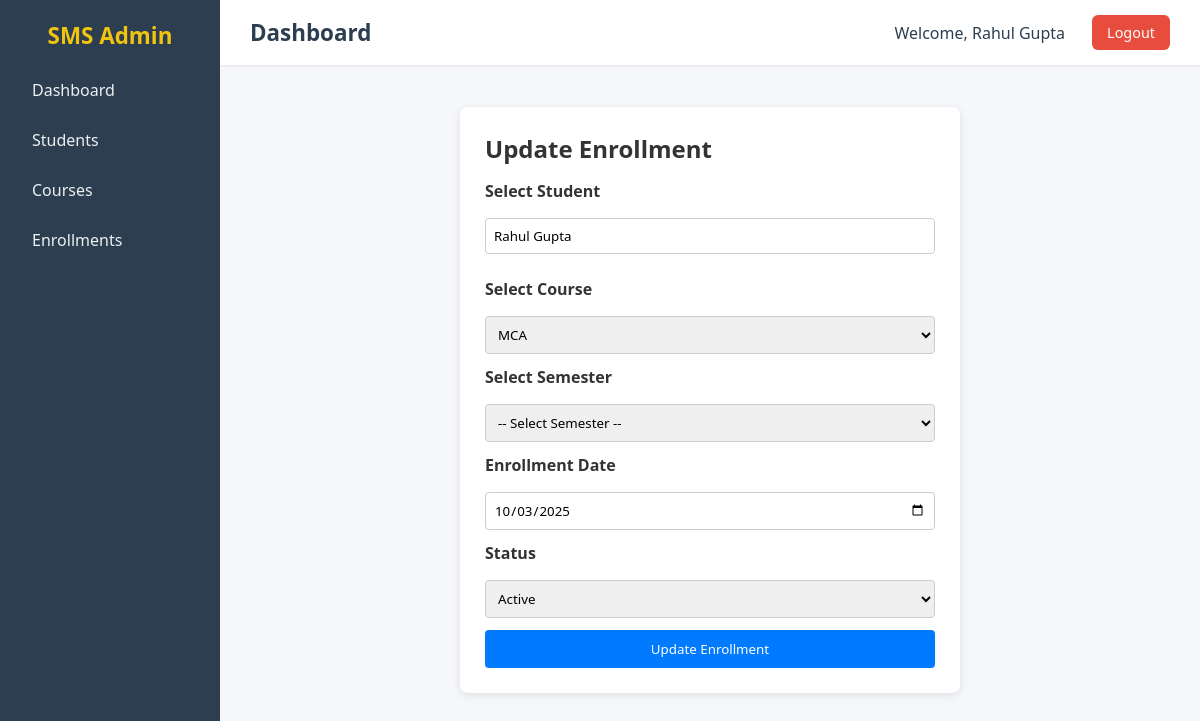
The page /enrollments/1/edit (signed in) on the database its author committed.
### SMS/app/models/sms_models.py (models this page shows)
class User(db.Model):
    __tablename__ = "users"
    id = db.Column(db.Integer,primary_key= True)
    name = db.Column(db.String(100),nullable =False)
    email = db.Column(db.String(80),nullable = False)
    username = db.Column(db.String(80),unique = True,nullable = False)
    password = db.Column(db.String(80),nullable = False)

class Student(db.Model):
    __tablename__ = "students"
    id = db.Column(db.Integer, primary_key=True)
    name = db.Column(db.String(100), nullable=False)
    address = db.Column(db.String(200), nullable=False)
    age = db.Column(db.Integer, nullable=False)
    phone = db.Column(db.String(15), nullable=False)
    email = db.Column(db.String(30), nullable=False, unique=True)
    last_qualification = db.Column(db.String(30))
    enrollments = db.relationship("Enrollment", backref="student", lazy=True)

class Enrollment(db.Model):
    __tablename__ = "enrollments"
    f_date = datetime.date.today()
    id = db.Column(db.Integer, primary_key=True)
    student_id = db.Column(db.Integer, db.ForeignKey("students.id"), nullable=False)
    course_id = db.Column(db.Integer, db.ForeignKey("courses.id"), nullable=False)
    semester_id = db.Column(db.Integer, db.ForeignKey("semesters.id"), nullable=False)
    enroll_date = db.Column(db.Date, default=f_date, nullable=False)
    status = db.Column(db.String(20), default="active", nullable=False)
    course = db.relationship("Course", backref="enrollments")
    semester = db.relationship("Semester", backref="enrollments")

class Course(db.Model):
    __tablename__ = "courses"
    id = db.Column(db.Integer, primary_key=True)
    name = db.Column(db.String(100), nullable=False, unique=True)
    duration = db.Column(db.String(20), nullable=False)
    semesters = db.relationship("Semester", backref="course", lazy=True)

### SMS/app/routes/enrollments.py (the view)
@enrollment_bp.route("/enrollments/<int:enroll_id>/edit",methods = ["POST","GET"])
@login_required
def edit_enroll(enroll_id):
    got_enroll = Enrollment.query.get_or_404(enroll_id)
    if request.method == "POST":
        got_enroll.student_id = request.form.get("student_id")
        got_enroll.course_id = request.form.get("course_id")
        got_enroll.semester_id = request.form.get("semester_id")
        got_enroll.status = request.form.get("status")
        try:
            db.session.commit()
            flash("student is updated succesfully","success")
            return redirect(url_for("enrollment.enroll_home"))
        except Exception as e:
            db.session.rollback()
            flash("error in updated ","error")
            return redirect(url_for("enrollment.enroll_home"))
    else :
        got_courses = Course.query.all()
        return render_template("enrollment/edit_enroll.html",enroll = got_enroll,courses =got_courses)

### SMS/app/decorator/login_auth.py (called while the page is built)
def login_required(f):
    @wraps(f)
    def decorated_function(*args, **kwargs):
        if "user_id" not in session:
            return redirect(url_for("auth.login"))  # redirect to login page
        return f(*args, **kwargs)
    return decorated_function

### SMS/app/routes/base.py (called while the page is built)
@base_bp.app_context_processor
def inject_user():
    user_id = session.get('user_id')
    if user_id:
        return {"login_user": User.query.get(user_id)}
    return {"login_user": None}

### SMS/app/templates/enrollment/edit_enroll.html (shortened to what this page needs)
{% extends "base.html" %}
{% block css %}
<link rel="stylesheet" href="{{ url_for('static', filename='css/add_enrollment.css') }}">
{% endblock %}
{% block content %}
<div class="form-container">
    <h2>Update Enrollment</h2>
    <form method="POST" action="/enrollments/{{ enroll.id }}/edit">
        <label for="student">Select Student</label>
        <input type="text" id="student-search" value="{{enroll.student.name}}" placeholder="Type student name..."
            autocomplete="off">
        <label for="course">Select Course</label>
        <select name="course_id" id="courseSelect" required>
            {% for course in courses %}
            <option value="{{ course.id }}" {% if course.id==enroll.course_id %}selected{% endif %}>{{ course.name }}
            </option>
            {% endfor %}
        </select>
        <label for="course">Select Semester</label>
        <select name="semester_id" id="semesterSelect" required>
            <option value="">All Semesters</option>
        </select>
        <label for="enroll_date">Enrollment Date</label>
        <input type="date" name="enroll_date" value="{{ enroll.enroll_date }}" required>
        <label for="status">Status</label>
        <select name="status">
            <option value="active" {% if enroll.status=="active" %}selected{% endif %}>Active</option>
        </select>
        <button type="submit" class="btn">Update Enrollment</button>
    </form>
</div>
{% endblock %}

### SMS/app/templates/base.html (shortened to what this page needs)
<!DOCTYPE html>
<html lang="en">
<head>
    <link rel="stylesheet" href="{{ url_for('static', filename='css/base.css') }}">
    {% block css %}{% endblock %}
</head>
<body>
    <div class="main-content">
        <div class="sidebar">
            <h2>SMS Admin</h2>
            <ul>
                <li><a href="/">Dashboard</a></li>
                <li><a href="/students">Students</a></li>
                <li><a href="/courses">Courses</a></li>
                <li><a href="/enrollments">Enrollments</a></li>
            </ul>
        </div>
        <div class="content">
            <header>
                <h1>{% block header_title %}Dashboard{% endblock %}</h1>
                <div class="user-info">
                    <span class="username">Welcome, {{ login_user.name }}</span>
                    <a href="/logout" class="logout-btn" onclick="clearAppCache()">Logout</a>
                </div>
            </header>
            <main>
            {% block content %}
            {% endblock %}
        </main>
        </div>
    </div>
</body>
</html>

### SMS/app/static/css/base.css (style rules this page uses)
* { margin: 0; padding: 0; box-sizing: border-box; font-family: "Segoe UI", Tahoma, Geneva, Verdana, sans-serif; }
body { background: #f5f7fa; color: #333; min-height: 100vh; }
.main-content { display: flex; min-height: 100vh; }
.sidebar { width: 220px; background: #2c3e50; color: #fff; padding: 20px; flex-shrink: 0; }
.sidebar h2 { text-align: center; margin-bottom: 20px; font-size: 1.4rem; color: #f1c40f; }
.sidebar ul { list-style: none; }
.sidebar ul li { margin: 12px 0; }
.sidebar ul li a { text-decoration: none; color: #ecf0f1; padding: 8px 12px; display: block; border-radius: 6px; transition: background 0.3s; }
.content { flex-grow: 1; display: flex; flex-direction: column; }
header { background: #fff; padding: 15px 30px; display: flex; justify-content: space-between; align-items: center; border-bottom: 2px solid #eee; }
.user-info { display: flex; align-items: center; gap: 15px; }
.username { font-size: 1rem; font-weight: 500; color: #2c3e50; padding: 6px 12px; border-radius: 6px; }
header h1 { font-size: 1.4rem; color: #2c3e50; }
.logout-btn { text-decoration: none; background: #e74c3c; color: #fff; padding: 8px 15px; border-radius: 6px; font-size: 0.9rem; transition: background 0.3s; }
main { flex-grow: 1; padding: 20px; }

### SMS/app/static/css/add_enrollment.css (style rules this page uses)
.form-container { background: #fff; padding: 25px; border-radius: 8px; box-shadow: 0 2px 8px rgba(0,0,0,0.1); max-width: 500px; margin: 20px auto; }
.form-container h2 { margin-bottom: 15px; color: #333; }
form { display: flex; flex-direction: column; gap: 12px; }
label { font-weight: bold; margin-bottom: 4px; }
input, select { padding: 8px; border: 1px solid #ccc; border-radius: 4px; }
.btn { background: #007bff; color: white; padding: 10px; border: none; border-radius: 4px; cursor: pointer; }

### rows shown on the page
User: name "Rahul Gupta"
Student: student.name "Rahul Gupta"
Enrollment: course_id "MCA", enroll_date "10/03/2025"
